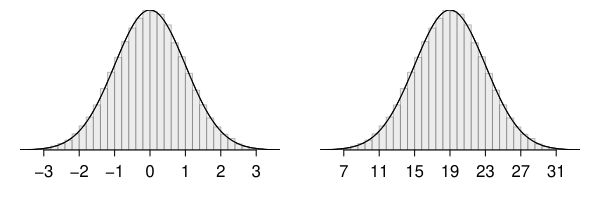

This chart was generated by the following R code:
library(openintro)
data(COL)

set.seed(1)
x <- rnorm(100000)
hold <- hist(x,
             breaks = 50,
             plot = FALSE)

myPDF("twoSampleNormals.pdf", 6, 2,
      mfrow = c(1,2), las = 1, mar = c(2.5,1,0.5,1))

# curve 1
X <- seq(-4,4,0.01)
Y <- dnorm(X)
plot(X, Y,
     type = 'l',
     axes = FALSE,yaxs="i",
     xlim = c(-3.4, 3.4))
axis(1, at = -3:3)
for (i in 1:length(hold$counts)) {
  rect(hold$breaks[i], 0,
       hold$breaks[i+1], hold$density[i],
       border = COL[5,4], col = COL[7,3])
}
lines(X, Y)
abline(h = 0)

# curve 2
X <- seq(3,35,0.01)
Y <- dnorm(X, 19, 4)
plot(X, Y, type = 'l', axes = F, xlim = c(5.4,32.6),yaxs="i")
axis(1, at = 19+4*(-3:3))

for (i in 1:length(hold$counts)) {
  rect(19 + 4 * hold$breaks[i], 0,
       19 + 4 * hold$breaks[i + 1], hold$density[i] / 4,
       border = COL[5, 4], col = COL[7, 3])
}
lines(X, Y)
abline(h = 0)

dev.off()
